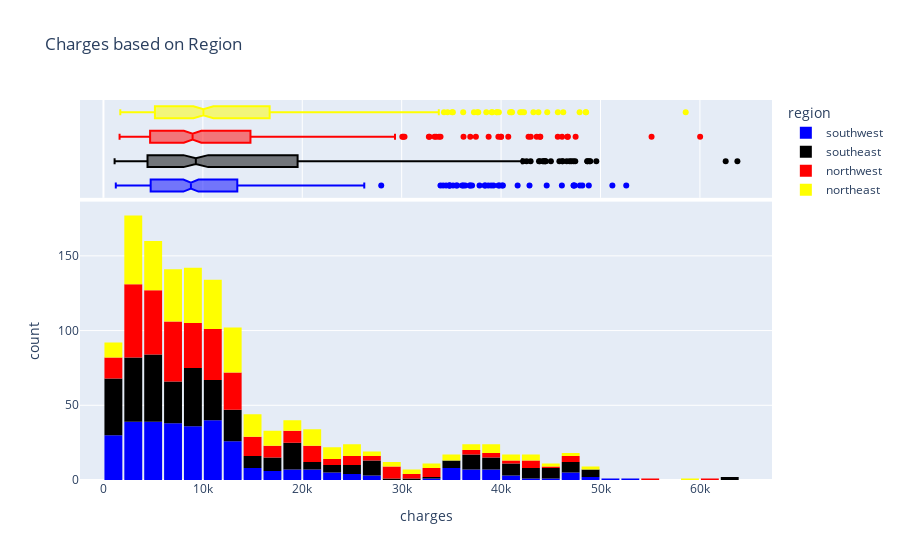

Notebook code for this chart:
### Code cell
fig_reg = px.histogram(meds_df, x = 'charges', marginal='box', color = 'region', color_discrete_sequence=['blue', 'black','red', 'yellow'],
title='Charges based on Region')

fig_reg.update_layout(bargap=0.1)
fig_reg.show()

### Figure 1 — Plotly figure (JSON) as saved in the notebook; plotly's stock layout.template omitted (floating-point values rounded to 4 significant figures; data arrays with more than 128 entries replaced by an {"elided": "..."} marker saying what was removed)
{"data": [{"alignmentgroup": "True", "bingroup": "x", "hovertemplate": "region=southwest<br>charges=%{x}<br>count=%{y}<extra></extra>", "legendgroup": "southwest", "marker": {"color": "blue", "pattern": {"shape": ""}}, "name": "southwest", "offsetgroup": "southwest", "orientation": "v", "showlegend": true, "type": "histogram", "x": {"elided": "325 float values"}, "xaxis": "x", "yaxis": "y"}, {"alignmentgroup": "True", "hovertemplate": "region=southwest<br>charges=%{x}<extra></extra>", "legendgroup": "southwest", "marker": {"color": "blue"}, "name": "southwest", "notched": true, "offsetgroup": "southwest", "showlegend": false, "type": "box", "x": {"elided": "325 float values"}, "xaxis": "x2", "yaxis": "y2"}, {"alignmentgroup": "True", "bingroup": "x", "hovertemplate": "region=southeast<br>charges=%{x}<br>count=%{y}<extra></extra>", "legendgroup": "southeast", "marker": {"color": "black", "pattern": {"shape": ""}}, "name": "southeast", "offsetgroup": "southeast", "orientation": "v", "showlegend": true, "type": "histogram", "x": {"elided": "364 float values"}, "xaxis": "x", "yaxis": "y"}, {"alignmentgroup": "True", "hovertemplate": "region=southeast<br>charges=%{x}<extra></extra>", "legendgroup": "southeast", "marker": {"color": "black"}, "name": "southeast", "notched": true, "offsetgroup": "southeast", "showlegend": false, "type": "box", "x": {"elided": "364 float values"}, "xaxis": "x2", "yaxis": "y2"}, {"alignmentgroup": "True", "bingroup": "x", "hovertemplate": "region=northwest<br>charges=%{x}<br>count=%{y}<extra></extra>", "legendgroup": "northwest", "marker": {"color": "red", "pattern": {"shape": ""}}, "name": "northwest", "offsetgroup": "northwest", "orientation": "v", "showlegend": true, "type": "histogram", "x": {"elided": "325 float values"}, "xaxis": "x", "yaxis": "y"}, {"alignmentgroup": "True", "hovertemplate": "region=northwest<br>charges=%{x}<extra></extra>", "legendgroup": "northwest", "marker": {"color": "red"}, "name": "northwest", "notched": true, "offsetgroup": "northwest", "showlegend": false, "type": "box", "x": {"elided": "325 float values"}, "xaxis": "x2", "yaxis": "y2"}, {"alignmentgroup": "True", "bingroup": "x", "hovertemplate": "region=northeast<br>charges=%{x}<br>count=%{y}<extra></extra>", "legendgroup": "northeast", "marker": {"color": "yellow", "pattern": {"shape": ""}}, "name": "northeast", "offsetgroup": "northeast", "orientation": "v", "showlegend": true, "type": "histogram", "x": {"elided": "324 float values"}, "xaxis": "x", "yaxis": "y"}, {"alignmentgroup": "True", "hovertemplate": "region=northeast<br>charges=%{x}<extra></extra>", "legendgroup": "northeast", "marker": {"color": "yellow"}, "name": "northeast", "notched": true, "offsetgroup": "northeast", "showlegend": false, "type": "box", "x": {"elided": "324 float values"}, "xaxis": "x2", "yaxis": "y2"}], "layout": {"bargap": 0.1, "barmode": "relative", "legend": {"title": {"text": "region"}, "tracegroupgap": 0}, "title": {"text": "Charges based on Region"}, "xaxis": {"anchor": "y", "domain": [0, 1], "title": {"text": "charges"}}, "xaxis2": {"anchor": "y2", "domain": [0, 1], "matches": "x", "showgrid": true, "showticklabels": false}, "yaxis": {"anchor": "x", "domain": [0, 0.7326], "title": {"text": "count"}}, "yaxis2": {"anchor": "x2", "domain": [0.7426, 1], "matches": "y2", "showgrid": false, "showline": false, "showticklabels": false, "ticks": ""}}}
